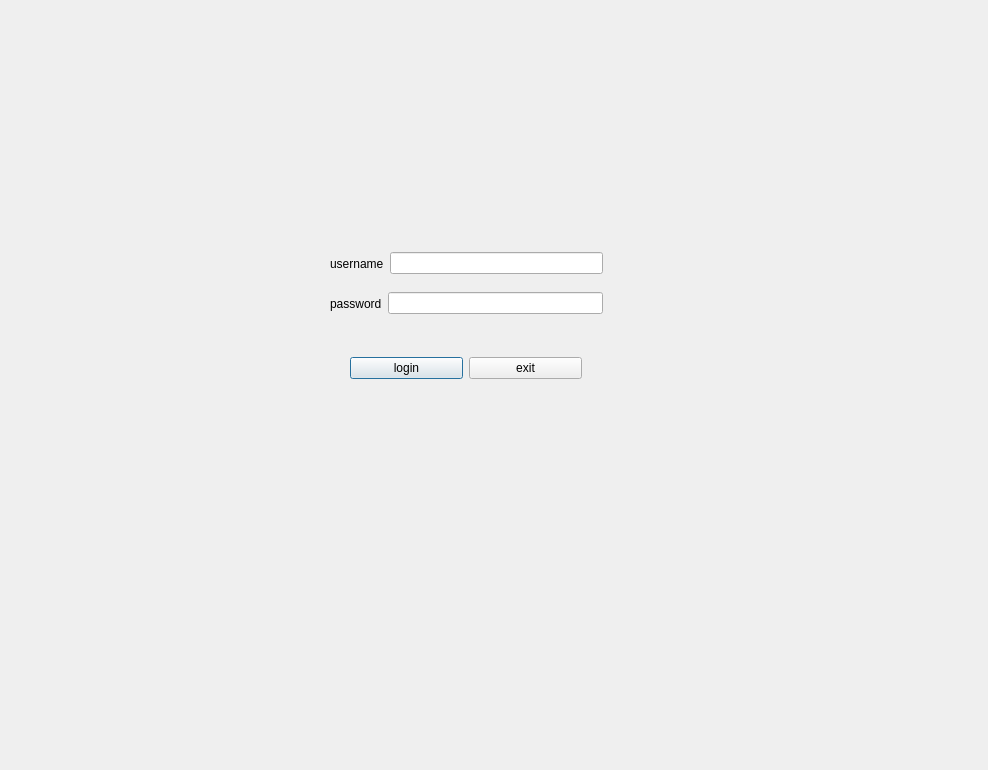
<?xml version="1.0" encoding="UTF-8"?>
<ui version="4.0">
 <class>LoginDialog</class>
 <widget class="QDialog" name="LoginDialog">
  <property name="geometry">
   <rect>
    <x>0</x>
    <y>0</y>
    <width>988</width>
    <height>770</height>
   </rect>
  </property>
  <property name="windowTitle">
   <string>Dialog</string>
  </property>
  <widget class="QWidget" name="">
   <property name="geometry">
    <rect>
     <x>330</x>
     <y>250</y>
     <width>273</width>
     <height>27</height>
    </rect>
   </property>
   <layout class="QHBoxLayout" name="horizontalLayout">
    <item>
     <widget class="QLabel" name="label">
      <property name="text">
       <string>username</string>
      </property>
     </widget>
    </item>
    <item>
     <widget class="QLineEdit" name="UserlineEdit"/>
    </item>
   </layout>
  </widget>
  <widget class="QWidget" name="">
   <property name="geometry">
    <rect>
     <x>330</x>
     <y>290</y>
     <width>273</width>
     <height>27</height>
    </rect>
   </property>
   <layout class="QHBoxLayout" name="horizontalLayout_2">
    <item>
     <widget class="QLabel" name="label_2">
      <property name="text">
       <string>password</string>
      </property>
     </widget>
    </item>
    <item>
     <widget class="QLineEdit" name="PasswordlineEdit_2"/>
    </item>
   </layout>
  </widget>
  <widget class="QWidget" name="">
   <property name="geometry">
    <rect>
     <x>350</x>
     <y>350</y>
     <width>232</width>
     <height>36</height>
    </rect>
   </property>
   <layout class="QHBoxLayout" name="horizontalLayout_3">
    <item>
     <widget class="QPushButton" name="LoginpushButton">
      <property name="text">
       <string>login</string>
      </property>
     </widget>
    </item>
    <item>
     <widget class="QPushButton" name="pushButton_2">
      <property name="text">
       <string>exit</string>
      </property>
     </widget>
    </item>
   </layout>
  </widget>
 </widget>
 <resources/>
 <connections>
  <connection>
   <sender>pushButton_2</sender>
   <signal>clicked()</signal>
   <receiver>LoginDialog</receiver>
   <slot>close()</slot>
   <hints>
    <hint type="sourcelabel">
     <x>523</x>
     <y>372</y>
    </hint>
    <hint type="destinationlabel">
     <x>522</x>
     <y>538</y>
    </hint>
   </hints>
  </connection>
 </connections>
</ui>
